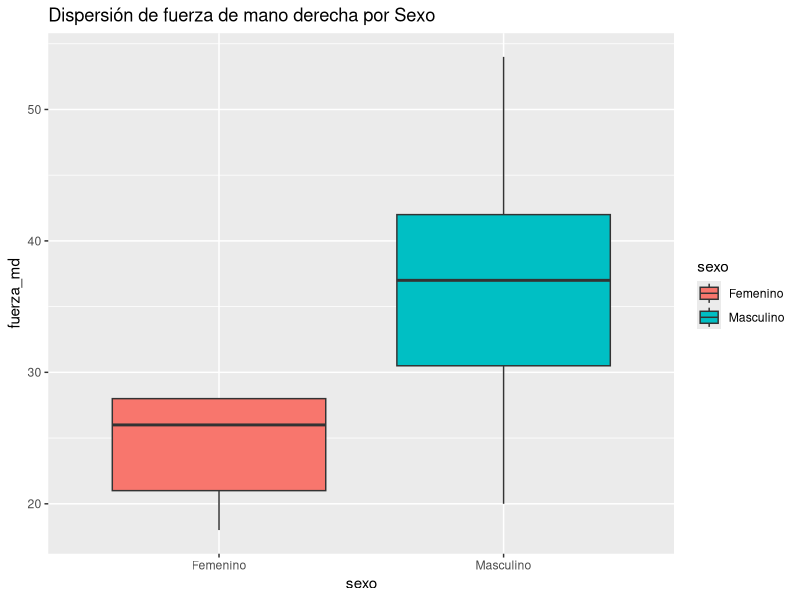
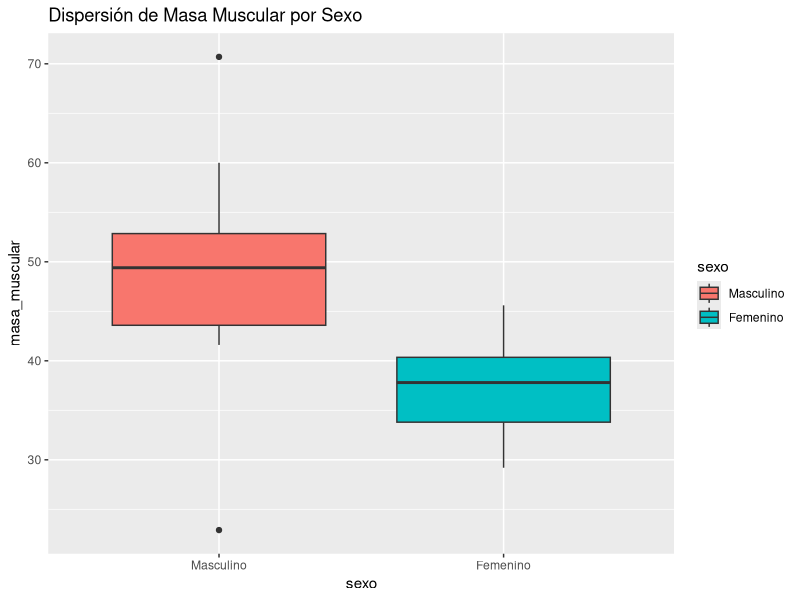
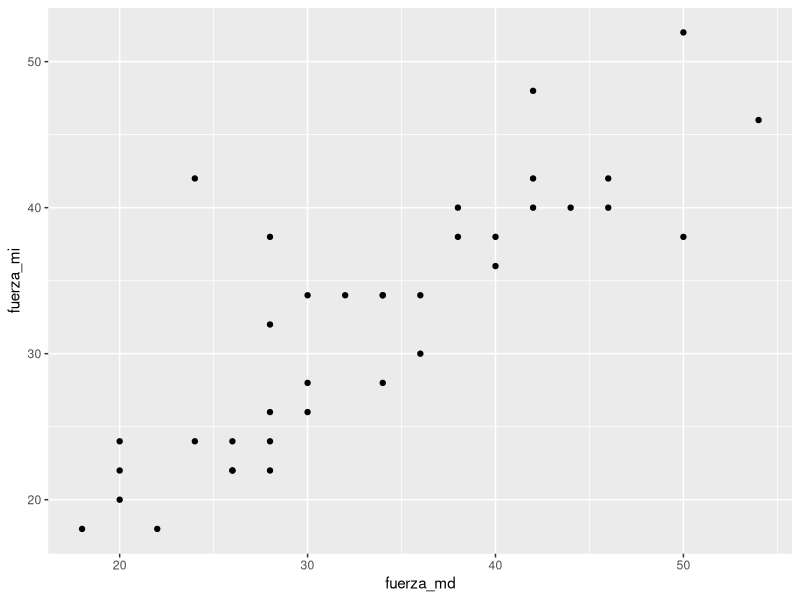
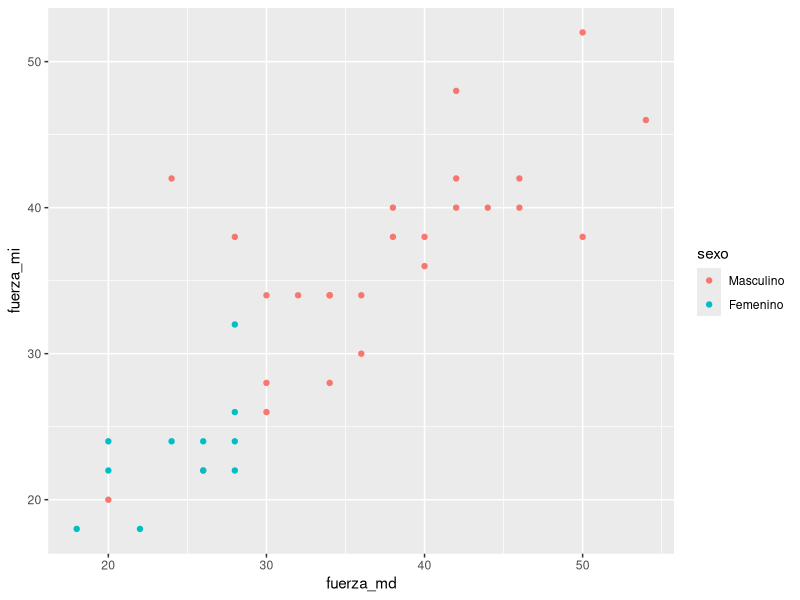
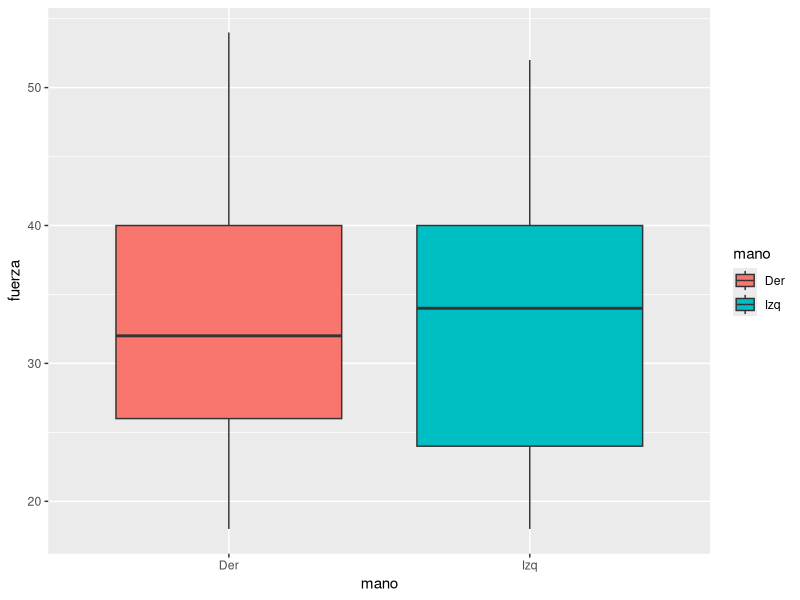
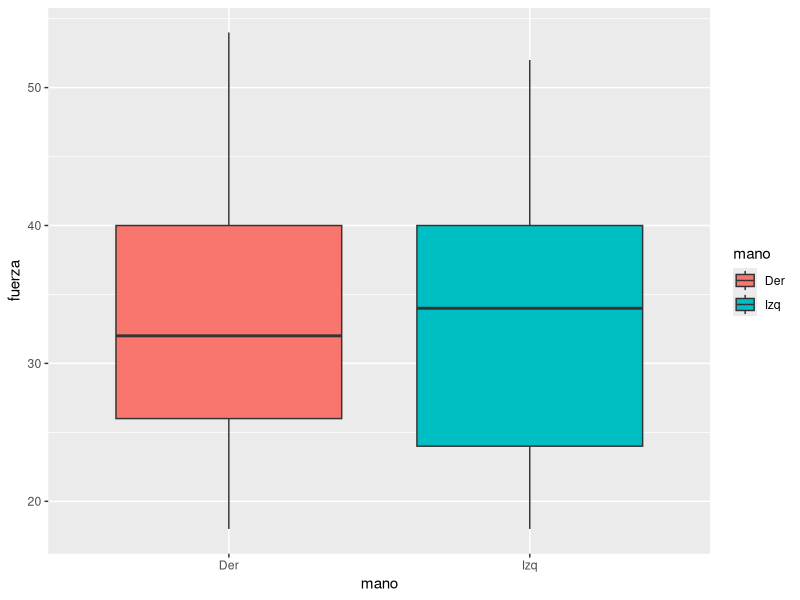

These figures' R source, in order:
## ---- chunk 1
#| echo: false
setwd("~/Documents/Cursos/Laboratorio")
## ---- chunk 2
#| echo: true
#| output-location: fragment
#| column: screen-inset-shaded 
getwd()
## ---- chunk 3
#| echo: true
#| output-location: fragment
#| column: screen-inset-shaded 
setwd("~/Documents/Cursos/Laboratorio")
## ---- chunk 4
#| echo: true
#| output-location: fragment
#| column: screen-inset-shaded 
library(tidyverse) 
options(pillar.sigfig = 5) 
## ---- chunk 5
#| echo: true
#| output-location: fragment
#| column: screen-inset-shaded


df <- read.csv("DatosFisioLimpio.csv",row.names=1, stringsAsFactors=TRUE)
## ---- chunk 6
#| echo: true
#| output-location: fragment
#| column: screen-inset-shaded
summary(df)   
## ---- chunk 7
#| echo: true
#| output-location: fragment
#| column: screen-inset-shaded
glimpse(df)
## ---- chunk 8
#| echo: true 
library(tidyverse)
library(broom)
df |> 
  ggplot(aes(x = sexo, y = fuerza_md, fill = sexo)) +
  geom_boxplot() +
  labs(title = "Dispersión de fuerza de mano derecha por Sexo")
## ---- chunk 9
#| echo: true
#| output-location: fragment
#| column: screen-inset-shaded

df|>group_by(sexo)|>summarise(N=n(),Media=mean(fuerza_md),Var=var(fuerza_md))  
## ---- chunk 10
#| echo: true
#| output-location: fragment
#| column: screen-inset-shaded
eemedia=function(x){
  sd(x,na.rm = TRUE)/sqrt(length(na.omit(x))) 
}
## ---- chunk 11
#| echo: true
#| output-location: fragment
#| column: screen-inset-shaded

df|>group_by(sexo)|>summarise(N=n(),Media=mean(fuerza_md),Var=var(fuerza_md),Ee=eemedia(fuerza_md))  
## ---- chunk 12
#| echo: true
#| output-location: fragment
#| column: screen-inset-shaded

df|>group_by(sexo)|>summarise(N=n(),Media=mean(fuerza_md),Sd=sd(fuerza_md)) |> mutate(ee=Sd/sqrt(N))   
## ---- chunk 13
#| echo: true
#| output-location: fragment
#| column: screen-inset-shaded

df |>with(var.test(fuerza_md~sexo)) 
## ---- chunk 14
#| echo: true
#| output-location: fragment
#| column: screen-inset-shaded

resultados_f <- df |>with(var.test(fuerza_md~sexo))|>tidy()
## ---- chunk 15
#| echo: true
#| output-location: fragment
#| column: screen-inset-shaded
print(resultados_f ) 
## ---- chunk 16
#| echo: true
#| output-location: fragment
#| column: screen-inset-shaded

df |>with(t.test(fuerza_md~sexo,alternative='greater'))
## ---- chunk 17
#| echo: true
#| output-location: fragment
#| column: screen-inset-shaded

resultados_t <- df |>with(t.test(fuerza_md~sexo,alternative='greater'))|>tidy()
print(resultados_t)
## ---- chunk 18
#| echo: true
#| output-location: fragment
#| column: screen-inset-shaded

df |>with(t.test(fuerza_md~sexo,alternative='less')) 
## ---- chunk 19
#| echo: true
#| output-location: fragment
#| column: screen-inset-shaded
df$sexo=factor(df$sexo)
levels(df$sexo) 
## ---- chunk 20
#| echo: true
#| output-location: fragment
#| column: screen-inset-shaded

df$sexo=relevel(df$sexo,ref="Masculino") 
levels(df$sexo) 
## ---- chunk 21
#| echo: true
#| output-location: fragment
#| column: screen-inset-shaded

df |>with(t.test(fuerza_md~sexo,alternative='greater'))

## ---- chunk 22
#| echo: true
#| output-location: fragment
#| column: screen-inset-shaded

resultados_t <- df |>with(t.test(fuerza_md~sexo,alternative='greater'))|>tidy()
print(resultados_t)
## ---- chunk 23
#| echo: true 
df |> 
  ggplot(aes(x = sexo, y = masa_muscular, fill = sexo)) +
  geom_boxplot() +
  labs(title = "Dispersión de Masa Muscular por Sexo")
## ---- chunk 24
#| echo: true
#| output-location: fragment
#| column: screen-inset-shaded

df|>group_by(sexo)|>summarise(N=n(),Media=mean(masa_muscular),Var=var(masa_muscular))  
## ---- chunk 25
#| echo: true
#| output-location: fragment
#| column: screen-inset-shaded
eemedia=function(x){
  sd(x,na.rm = TRUE)/length(na.omit(x)) 
}
## ---- chunk 26
#| echo: true
#| output-location: fragment
#| column: screen-inset-shaded

df|>group_by(sexo)|>summarise(N=n(),Media=mean(masa_muscular),Var=var(masa_muscular),Ee=eemedia(masa_muscular))  
## ---- chunk 27
#| echo: true
#| output-location: fragment
#| column: screen-inset-shaded

resultados_f <- df |>with(var.test(masa_muscular~sexo))|>tidy()
## ---- chunk 28
#| echo: true
#| output-location: fragment
#| column: screen-inset-shaded

print(resultados_f ) 
## ---- chunk 29
#| echo: true
#| output-location: fragment
#| column: screen-inset-shaded
df|>with(t.test(masa_muscular ~ sexo, var.equal = TRUE,alternative="greater"))
## ---- chunk 30
#| echo: true
#| output-location: fragment
#| column: screen-inset-shaded
prueba_t<- df|>with(t.test(masa_muscular ~ sexo, var.equal = TRUE,alternative="greater"))|>tidy()
print(prueba_t) 
## ---- chunk 31
#| echo: true
#| output-location: fragment
#| column: screen-inset-shaded

ggplot(df,aes(x=fuerza_md, y=fuerza_mi)) + geom_point()
## ---- chunk 32
#| echo: true
#| output-location: fragment
#| column: screen-inset-shaded

ggplot(df,aes(x=fuerza_md, y=fuerza_mi,col=sexo)) + geom_point()
## ---- chunk 33
#| echo: false 
#| output-location: fragment
#| column: screen-inset-shaded

fuerza=df|>select(starts_with("fuerza"),sexo)|> pivot_longer(cols = starts_with("fuerza"), values_to = 'fuerza',names_to ='mano') |> mutate(mano=factor(mano,labels = c("Der","Izq")))   



fuerza|>ggplot(aes(x=mano,y=fuerza,fill = mano))+geom_boxplot()
## ---- chunk 34
#| echo: true 
#| eval: true
#| output-location: fragment
#| column: screen-inset-shaded

fuerza=df|>select(starts_with("fuerza"),sexo)

fuerzal=fuerza|>pivot_longer(cols=starts_with("fuerza"), 
                values_to = 'fuerza',names_to ='mano')

fuerzal= fuerzal |>mutate(mano=factor(mano,labels = c("Der","Izq")))   
## ---- chunk 35
#| echo: true 
#| eval: true 
#| output-location: fragment
#| column: screen-inset-shaded


print(fuerzal) 

## ---- chunk 36
#| echo: true 
#| eval: true
#| output-location: fragment
#| column: screen-inset-shaded

fuerzal|>ggplot(aes(x=mano,y=fuerza,fill = mano))+geom_boxplot()
## ---- chunk 37
#| echo: true
#| output-location: fragment
#| column: screen-inset-shaded

fuerzal|>group_by(mano)|>summarise(n=n(),
          Media=mean(fuerza),
          Mediana=median(fuerza), 
          Var=var(fuerza))
## ---- chunk 38
#| echo: true
#| output-location: fragment
#| column: screen-inset-shaded

fuerzal|>group_by(sexo,mano)|>summarise(N=n(),  
              Media=mean(fuerza),
              Var=var(fuerza),
              Sd=sd(fuerza))  
## ---- chunk 39
#| echo: true
#| output-location: fragment
#| column: screen-inset-shaded

df|>group_by(sexo)|>summarise(N=n(),MediaI=mean(fuerza_mi),MediaD=mean(fuerza_md),SdI=sd(fuerza_mi),SdD=sd(fuerza_md))  

## ---- chunk 40
#| echo: true
#| output-location: fragment
#| column: screen-inset-shaded
library(broom)
library(knitr) 
df |>with(t.test(fuerza_md, fuerza_mi, 
                 paired = TRUE,
                 alternative="greater"))
## ---- chunk 41
#| echo: true
#| output-location: fragment
#| column: screen-inset-shaded
library(broom)
library(knitr) 
df |> filter(sexo=="Masculino") |>with(t.test(fuerza_md, fuerza_mi, paired = TRUE))
## ---- chunk 42
#| echo: true
#| output-location: fragment
#| column: screen-inset-shaded
library(broom)
library(knitr) 
df |> filter(sexo=="Femenino") |>with(t.test(fuerza_md, fuerza_mi, paired = TRUE))
## ---- chunk 43
#| echo: true
#| output-location: fragment
#| column: screen-inset-shaded

library(broom)
library(knitr) 

resultados_t <- df|>
  with(t.test(fuerza_md, fuerza_mi, 
              paired = TRUE, 
              alternative="greater")) |> tidy()

print(resultados_t)

## ---- chunk 44
#| echo: true
#| output-location: fragment
#| column: screen-inset-shaded
library(broom)
library(knitr) 
resultados_tm=df |> filter(sexo=="Masculino")|>
          with(t.test(fuerza_md, fuerza_mi,
            paired = TRUE))|> tidy()
## ---- chunk 45
#| echo: true
#| output-location: fragment
#| column: screen-inset-shaded
library(broom)
library(knitr) 
resultados_tf=df |> filter(sexo=="Femenino")|>
  with(t.test(fuerza_md, fuerza_mi,
      paired = TRUE))|> tidy() 
## ---- chunk 46
#| echo: true
#| output-location: fragment
#| column: screen-inset-shaded

res=rbind(resultados_t,resultados_tm,resultados_tf) 

res 

## ---- chunk 47
#| echo: true
library(knitr)
library(kableExtra) # Este es el paquete clave

# Presentación elegante para HTML
res |>
  kable(
    digits = 4, 
    caption = "Resultados de la Prueba t 
              para Muestras Pareadas: Fuerza MD vs MI",
    col.names = c("Estimación", "Estadístico t", "p-valor",
                  "gl", "Lím. Inf. (95%)", "Lím. Sup. (95%)",
                  "Método", "Alternativa")
  ) |>
  kable_styling(
    bootstrap_options = c("striped", "hover", 
                          "condensed", "responsive"),
    full_width = FALSE, position = "center"
  ) |>
  column_spec(3, bold = TRUE, color = "white",
              background = "#D7261E") # Resalta el p-valor
